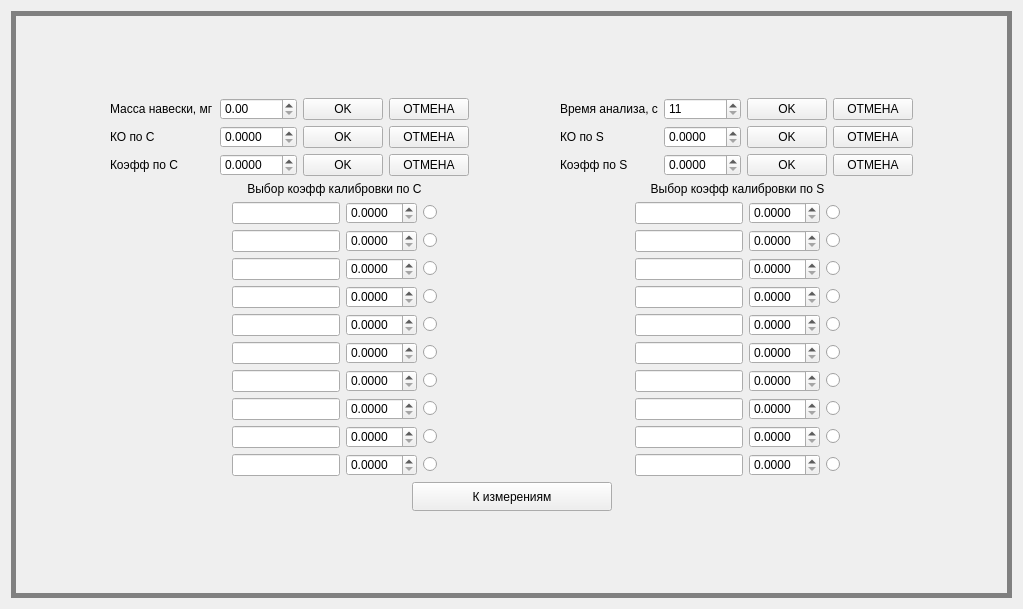
<?xml version="1.0" encoding="UTF-8"?>
<ui version="4.0">
 <class>MainWindow</class>
 <widget class="QWidget" name="MainWindow">
  <property name="geometry">
   <rect>
    <x>0</x>
    <y>0</y>
    <width>1023</width>
    <height>609</height>
   </rect>
  </property>
  <property name="minimumSize">
   <size>
    <width>0</width>
    <height>0</height>
   </size>
  </property>
  <property name="maximumSize">
   <size>
    <width>1500</width>
    <height>654</height>
   </size>
  </property>
  <property name="windowTitle">
   <string>MainWindow</string>
  </property>
  <property name="styleSheet">
   <string notr="true">font: 16pt &quot;MS Shell Dlg 2&quot;;</string>
  </property>
  <layout class="QGridLayout" name="gridLayout_8">
   <item row="0" column="0">
    <layout class="QGridLayout" name="gridLayout_6">
     <item row="0" column="0">
      <widget class="QFrame" name="frame">
       <property name="styleSheet">
        <string notr="true">#frame { border: 5px solid gray; }</string>
       </property>
       <property name="frameShape">
        <enum>QFrame::Box</enum>
       </property>
       <property name="frameShadow">
        <enum>QFrame::Plain</enum>
       </property>
       <property name="lineWidth">
        <number>5</number>
       </property>
       <layout class="QGridLayout" name="gridLayout_7">
        <item row="0" column="0">
         <layout class="QGridLayout" name="gridLayout_5">
          <item row="0" column="0" colspan="2">
           <layout class="QHBoxLayout" name="horizontalLayout_3">
            <item>
             <spacer name="horizontalSpacer_7">
              <property name="orientation">
               <enum>Qt::Horizontal</enum>
              </property>
              <property name="sizeHint" stdset="0">
               <size>
                <width>13</width>
                <height>20</height>
               </size>
              </property>
             </spacer>
            </item>
            <item>
             <layout class="QGridLayout" name="gridLayout_2">
              <item row="0" column="0">
               <widget class="QLabel" name="label">
                <property name="text">
                 <string>Масса навески, мг</string>
                </property>
               </widget>
              </item>
              <item row="0" column="2">
               <widget class="QPushButton" name="mass_save_btn">
                <property name="text">
                 <string>OK</string>
                </property>
               </widget>
              </item>
              <item row="0" column="3">
               <widget class="QPushButton" name="mass_cancel_btn">
                <property name="text">
                 <string>ОТМЕНА</string>
                </property>
               </widget>
              </item>
              <item row="1" column="0">
               <widget class="QLabel" name="label_3">
                <property name="text">
                 <string>КО по С</string>
                </property>
               </widget>
              </item>
              <item row="1" column="1">
               <widget class="QDoubleSpinBox" name="control_exp_C_sb">
                <property name="decimals">
                 <number>4</number>
                </property>
                <property name="maximum">
                 <double>999.990000000000009</double>
                </property>
                <property name="singleStep">
                 <double>0.000100000000000</double>
                </property>
               </widget>
              </item>
              <item row="1" column="2">
               <widget class="QPushButton" name="control_exp_C_save_btn">
                <property name="text">
                 <string>OK</string>
                </property>
               </widget>
              </item>
              <item row="1" column="3">
               <widget class="QPushButton" name="control_exp_C_cancel_btn">
                <property name="text">
                 <string>ОТМЕНА</string>
                </property>
               </widget>
              </item>
              <item row="2" column="0">
               <widget class="QLabel" name="label_5">
                <property name="text">
                 <string>Коэфф по С</string>
                </property>
               </widget>
              </item>
              <item row="2" column="1">
               <widget class="QDoubleSpinBox" name="koeff_C_sb">
                <property name="decimals">
                 <number>4</number>
                </property>
                <property name="singleStep">
                 <double>0.000100000000000</double>
                </property>
               </widget>
              </item>
              <item row="2" column="2">
               <widget class="QPushButton" name="koeff_C_save_btn">
                <property name="text">
                 <string>OK</string>
                </property>
               </widget>
              </item>
              <item row="2" column="3">
               <widget class="QPushButton" name="koeff_C_cancel_btn">
                <property name="text">
                 <string>ОТМЕНА</string>
                </property>
               </widget>
              </item>
              <item row="0" column="1">
               <widget class="QDoubleSpinBox" name="mass_sb">
                <property name="decimals">
                 <number>2</number>
                </property>
                <property name="maximum">
                 <double>9999.989999999999782</double>
                </property>
                <property name="singleStep">
                 <double>0.000100000000000</double>
                </property>
               </widget>
              </item>
             </layout>
            </item>
            <item>
             <spacer name="horizontalSpacer_5">
              <property name="orientation">
               <enum>Qt::Horizontal</enum>
              </property>
              <property name="sizeHint" stdset="0">
               <size>
                <width>27</width>
                <height>20</height>
               </size>
              </property>
             </spacer>
            </item>
            <item>
             <layout class="QGridLayout" name="gridLayout_3">
              <item row="0" column="0">
               <widget class="QLabel" name="label_2">
                <property name="text">
                 <string>Время анализа, c</string>
                </property>
               </widget>
              </item>
              <item row="0" column="1">
               <widget class="QSpinBox" name="time_sb">
                <property name="minimum">
                 <number>11</number>
                </property>
                <property name="maximum">
                 <number>9999</number>
                </property>
               </widget>
              </item>
              <item row="0" column="2">
               <widget class="QPushButton" name="time_save_btn">
                <property name="text">
                 <string>OK</string>
                </property>
               </widget>
              </item>
              <item row="0" column="3">
               <widget class="QPushButton" name="time_cancel_btn">
                <property name="text">
                 <string>ОТМЕНА</string>
                </property>
               </widget>
              </item>
              <item row="1" column="0">
               <widget class="QLabel" name="label_4">
                <property name="text">
                 <string>КО по S</string>
                </property>
               </widget>
              </item>
              <item row="1" column="1">
               <widget class="QDoubleSpinBox" name="control_exp_S_sb">
                <property name="decimals">
                 <number>4</number>
                </property>
                <property name="maximum">
                 <double>999.990000000000009</double>
                </property>
                <property name="singleStep">
                 <double>0.000100000000000</double>
                </property>
               </widget>
              </item>
              <item row="1" column="2">
               <widget class="QPushButton" name="control_exp_S_save_btn">
                <property name="text">
                 <string>OK</string>
                </property>
               </widget>
              </item>
              <item row="1" column="3">
               <widget class="QPushButton" name="control_exp_S_cancel_btn">
                <property name="text">
                 <string>ОТМЕНА</string>
                </property>
               </widget>
              </item>
              <item row="2" column="0">
               <widget class="QLabel" name="label_6">
                <property name="text">
                 <string>Коэфф по S</string>
                </property>
               </widget>
              </item>
              <item row="2" column="1">
               <widget class="QDoubleSpinBox" name="koeff_S_sb">
                <property name="decimals">
                 <number>4</number>
                </property>
                <property name="singleStep">
                 <double>0.010000000000000</double>
                </property>
               </widget>
              </item>
              <item row="2" column="2">
               <widget class="QPushButton" name="koeff_S_save_btn">
                <property name="text">
                 <string>OK</string>
                </property>
               </widget>
              </item>
              <item row="2" column="3">
               <widget class="QPushButton" name="koeff_S_cancel_btn">
                <property name="text">
                 <string>ОТМЕНА</string>
                </property>
               </widget>
              </item>
             </layout>
            </item>
            <item>
             <spacer name="horizontalSpacer_6">
              <property name="orientation">
               <enum>Qt::Horizontal</enum>
              </property>
              <property name="sizeHint" stdset="0">
               <size>
                <width>17</width>
                <height>20</height>
               </size>
              </property>
             </spacer>
            </item>
           </layout>
          </item>
          <item row="1" column="0">
           <layout class="QHBoxLayout" name="horizontalLayout">
            <item>
             <spacer name="horizontalSpacer_3">
              <property name="orientation">
               <enum>Qt::Horizontal</enum>
              </property>
              <property name="sizeHint" stdset="0">
               <size>
                <width>207</width>
                <height>20</height>
               </size>
              </property>
             </spacer>
            </item>
            <item>
             <layout class="QVBoxLayout" name="verticalLayout">
              <item>
               <widget class="QLabel" name="label_7">
                <property name="maximumSize">
                 <size>
                  <width>16777215</width>
                  <height>100</height>
                 </size>
                </property>
                <property name="text">
                 <string>Выбор коэфф калибровки по C</string>
                </property>
                <property name="alignment">
                 <set>Qt::AlignCenter</set>
                </property>
               </widget>
              </item>
              <item>
               <layout class="QGridLayout" name="gridLayout">
                <item row="0" column="0">
                 <widget class="QLineEdit" name="lineEdit_1"/>
                </item>
                <item row="0" column="1">
                 <widget class="QDoubleSpinBox" name="doubleSpinBox_1">
                  <property name="decimals">
                   <number>4</number>
                  </property>
                 </widget>
                </item>
                <item row="0" column="2">
                 <widget class="QRadioButton" name="radioButton_1">
                  <property name="text">
                   <string/>
                  </property>
                  <attribute name="buttonGroup">
                   <string notr="true">buttonGroup</string>
                  </attribute>
                 </widget>
                </item>
                <item row="1" column="0">
                 <widget class="QLineEdit" name="lineEdit_2"/>
                </item>
                <item row="1" column="1">
                 <widget class="QDoubleSpinBox" name="doubleSpinBox_2">
                  <property name="decimals">
                   <number>4</number>
                  </property>
                 </widget>
                </item>
                <item row="1" column="2">
                 <widget class="QRadioButton" name="radioButton_2">
                  <property name="text">
                   <string/>
                  </property>
                  <attribute name="buttonGroup">
                   <string notr="true">buttonGroup</string>
                  </attribute>
                 </widget>
                </item>
                <item row="2" column="0">
                 <widget class="QLineEdit" name="lineEdit_3"/>
                </item>
                <item row="2" column="1">
                 <widget class="QDoubleSpinBox" name="doubleSpinBox_3">
                  <property name="decimals">
                   <number>4</number>
                  </property>
                 </widget>
                </item>
                <item row="2" column="2">
                 <widget class="QRadioButton" name="radioButton_3">
                  <property name="text">
                   <string/>
                  </property>
                  <attribute name="buttonGroup">
                   <string notr="true">buttonGroup</string>
                  </attribute>
                 </widget>
                </item>
                <item row="3" column="0">
                 <widget class="QLineEdit" name="lineEdit_4"/>
                </item>
                <item row="3" column="1">
                 <widget class="QDoubleSpinBox" name="doubleSpinBox_4">
                  <property name="decimals">
                   <number>4</number>
                  </property>
                 </widget>
                </item>
                <item row="3" column="2">
                 <widget class="QRadioButton" name="radioButton_4">
                  <property name="text">
                   <string/>
                  </property>
                  <attribute name="buttonGroup">
                   <string notr="true">buttonGroup</string>
                  </attribute>
                 </widget>
                </item>
                <item row="4" column="0">
                 <widget class="QLineEdit" name="lineEdit_5"/>
                </item>
                <item row="4" column="1">
                 <widget class="QDoubleSpinBox" name="doubleSpinBox_5">
                  <property name="decimals">
                   <number>4</number>
                  </property>
                 </widget>
                </item>
                <item row="4" column="2">
                 <widget class="QRadioButton" name="radioButton_5">
                  <property name="text">
                   <string/>
                  </property>
                  <attribute name="buttonGroup">
                   <string notr="true">buttonGroup</string>
                  </attribute>
                 </widget>
                </item>
                <item row="5" column="0">
                 <widget class="QLineEdit" name="lineEdit_6"/>
                </item>
                <item row="5" column="1">
                 <widget class="QDoubleSpinBox" name="doubleSpinBox_6">
                  <property name="decimals">
                   <number>4</number>
                  </property>
                 </widget>
                </item>
                <item row="5" column="2">
                 <widget class="QRadioButton" name="radioButton_6">
                  <property name="text">
                   <string/>
                  </property>
                  <attribute name="buttonGroup">
                   <string notr="true">buttonGroup</string>
                  </attribute>
                 </widget>
                </item>
                <item row="6" column="0">
                 <widget class="QLineEdit" name="lineEdit_7"/>
                </item>
                <item row="6" column="1">
                 <widget class="QDoubleSpinBox" name="doubleSpinBox_7">
                  <property name="decimals">
                   <number>4</number>
                  </property>
                 </widget>
                </item>
                <item row="6" column="2">
                 <widget class="QRadioButton" name="radioButton_7">
                  <property name="text">
                   <string/>
                  </property>
                  <attribute name="buttonGroup">
                   <string notr="true">buttonGroup</string>
                  </attribute>
                 </widget>
                </item>
                <item row="7" column="0">
                 <widget class="QLineEdit" name="lineEdit_8"/>
                </item>
                <item row="7" column="1">
                 <widget class="QDoubleSpinBox" name="doubleSpinBox_8">
                  <property name="decimals">
                   <number>4</number>
                  </property>
                 </widget>
                </item>
                <item row="7" column="2">
                 <widget class="QRadioButton" name="radioButton_8">
                  <property name="text">
                   <string/>
                  </property>
                  <attribute name="buttonGroup">
                   <string notr="true">buttonGroup</string>
                  </attribute>
                 </widget>
                </item>
                <item row="8" column="0">
                 <widget class="QLineEdit" name="lineEdit_9"/>
                </item>
                <item row="8" column="1">
                 <widget class="QDoubleSpinBox" name="doubleSpinBox_9">
                  <property name="decimals">
                   <number>4</number>
                  </property>
                 </widget>
                </item>
                <item row="8" column="2">
                 <widget class="QRadioButton" name="radioButton_9">
                  <property name="text">
                   <string/>
                  </property>
                  <attribute name="buttonGroup">
                   <string notr="true">buttonGroup</string>
                  </attribute>
                 </widget>
                </item>
                <item row="9" column="0">
                 <widget class="QLineEdit" name="lineEdit_10"/>
                </item>
                <item row="9" column="1">
                 <widget class="QDoubleSpinBox" name="doubleSpinBox_10">
                  <property name="decimals">
                   <number>4</number>
                  </property>
                 </widget>
                </item>
                <item row="9" column="2">
                 <widget class="QRadioButton" name="radioButton_10">
                  <property name="text">
                   <string/>
                  </property>
                  <attribute name="buttonGroup">
                   <string notr="true">buttonGroup</string>
                  </attribute>
                 </widget>
                </item>
               </layout>
              </item>
             </layout>
            </item>
            <item>
             <spacer name="horizontalSpacer_9">
              <property name="orientation">
               <enum>Qt::Horizontal</enum>
              </property>
              <property name="sizeHint" stdset="0">
               <size>
                <width>40</width>
                <height>20</height>
               </size>
              </property>
             </spacer>
            </item>
           </layout>
          </item>
          <item row="1" column="1">
           <layout class="QHBoxLayout" name="horizontalLayout_4">
            <item>
             <spacer name="horizontalSpacer_8">
              <property name="orientation">
               <enum>Qt::Horizontal</enum>
              </property>
              <property name="sizeHint" stdset="0">
               <size>
                <width>40</width>
                <height>20</height>
               </size>
              </property>
             </spacer>
            </item>
            <item>
             <layout class="QVBoxLayout" name="verticalLayout_2">
              <item>
               <widget class="QLabel" name="label_8">
                <property name="maximumSize">
                 <size>
                  <width>16777215</width>
                  <height>50</height>
                 </size>
                </property>
                <property name="text">
                 <string>Выбор коэфф калибровки по S</string>
                </property>
                <property name="alignment">
                 <set>Qt::AlignCenter</set>
                </property>
               </widget>
              </item>
              <item>
               <layout class="QGridLayout" name="gridLayout_4">
                <item row="0" column="0">
                 <widget class="QLineEdit" name="lineEdit_11"/>
                </item>
                <item row="0" column="1">
                 <widget class="QDoubleSpinBox" name="doubleSpinBox_11">
                  <property name="decimals">
                   <number>4</number>
                  </property>
                 </widget>
                </item>
                <item row="0" column="2">
                 <widget class="QRadioButton" name="radioButton_11">
                  <property name="text">
                   <string/>
                  </property>
                  <attribute name="buttonGroup">
                   <string notr="true">buttonGroup_2</string>
                  </attribute>
                 </widget>
                </item>
                <item row="1" column="0">
                 <widget class="QLineEdit" name="lineEdit_12"/>
                </item>
                <item row="1" column="1">
                 <widget class="QDoubleSpinBox" name="doubleSpinBox_12">
                  <property name="decimals">
                   <number>4</number>
                  </property>
                 </widget>
                </item>
                <item row="1" column="2">
                 <widget class="QRadioButton" name="radioButton_12">
                  <property name="text">
                   <string/>
                  </property>
                  <attribute name="buttonGroup">
                   <string notr="true">buttonGroup_2</string>
                  </attribute>
                 </widget>
                </item>
                <item row="2" column="0">
                 <widget class="QLineEdit" name="lineEdit_13"/>
                </item>
                <item row="2" column="1">
                 <widget class="QDoubleSpinBox" name="doubleSpinBox_13">
                  <property name="decimals">
                   <number>4</number>
                  </property>
                 </widget>
                </item>
                <item row="2" column="2">
                 <widget class="QRadioButton" name="radioButton_13">
                  <property name="text">
                   <string/>
                  </property>
                  <attribute name="buttonGroup">
                   <string notr="true">buttonGroup_2</string>
                  </attribute>
                 </widget>
                </item>
                <item row="3" column="0">
                 <widget class="QLineEdit" name="lineEdit_14"/>
                </item>
                <item row="3" column="1">
                 <widget class="QDoubleSpinBox" name="doubleSpinBox_14">
                  <property name="decimals">
                   <number>4</number>
                  </property>
                 </widget>
                </item>
                <item row="3" column="2">
                 <widget class="QRadioButton" name="radioButton_14">
                  <property name="text">
                   <string/>
                  </property>
                  <attribute name="buttonGroup">
                   <string notr="true">buttonGroup_2</string>
                  </attribute>
                 </widget>
                </item>
                <item row="4" column="0">
                 <widget class="QLineEdit" name="lineEdit_15"/>
                </item>
                <item row="4" column="1">
                 <widget class="QDoubleSpinBox" name="doubleSpinBox_15">
                  <property name="decimals">
                   <number>4</number>
                  </property>
                 </widget>
                </item>
                <item row="4" column="2">
                 <widget class="QRadioButton" name="radioButton_15">
                  <property name="text">
                   <string/>
                  </property>
                  <attribute name="buttonGroup">
                   <string notr="true">buttonGroup_2</string>
                  </attribute>
                 </widget>
                </item>
                <item row="5" column="0">
                 <widget class="QLineEdit" name="lineEdit_16"/>
                </item>
                <item row="5" column="1">
                 <widget class="QDoubleSpinBox" name="doubleSpinBox_16">
                  <property name="decimals">
                   <number>4</number>
                  </property>
                 </widget>
                </item>
                <item row="5" column="2">
                 <widget class="QRadioButton" name="radioButton_16">
                  <property name="text">
                   <string/>
                  </property>
                  <attribute name="buttonGroup">
                   <string notr="true">buttonGroup_2</string>
                  </attribute>
                 </widget>
                </item>
                <item row="6" column="0">
                 <widget class="QLineEdit" name="lineEdit_17"/>
                </item>
                <item row="6" column="1">
                 <widget class="QDoubleSpinBox" name="doubleSpinBox_17">
                  <property name="decimals">
                   <number>4</number>
                  </property>
                 </widget>
                </item>
                <item row="6" column="2">
                 <widget class="QRadioButton" name="radioButton_17">
                  <property name="text">
                   <string/>
                  </property>
                  <attribute name="buttonGroup">
                   <string notr="true">buttonGroup_2</string>
                  </attribute>
                 </widget>
                </item>
                <item row="7" column="0">
                 <widget class="QLineEdit" name="lineEdit_18"/>
                </item>
                <item row="7" column="1">
                 <widget class="QDoubleSpinBox" name="doubleSpinBox_18">
                  <property name="decimals">
                   <number>4</number>
                  </property>
                 </widget>
                </item>
                <item row="7" column="2">
                 <widget class="QRadioButton" name="radioButton_18">
                  <property name="text">
                   <string/>
                  </property>
                  <attribute name="buttonGroup">
                   <string notr="true">buttonGroup_2</string>
                  </attribute>
                 </widget>
                </item>
                <item row="8" column="0">
                 <widget class="QLineEdit" name="lineEdit_19"/>
                </item>
                <item row="8" column="1">
                 <widget class="QDoubleSpinBox" name="doubleSpinBox_19">
                  <property name="decimals">
                   <number>4</number>
                  </property>
                 </widget>
                </item>
                <item row="8" column="2">
                 <widget class="QRadioButton" name="radioButton_19">
                  <property name="text">
                   <string/>
                  </property>
                  <attribute name="buttonGroup">
                   <string notr="true">buttonGroup_2</string>
                  </attribute>
                 </widget>
                </item>
                <item row="9" column="0">
                 <widget class="QLineEdit" name="lineEdit_20"/>
                </item>
                <item row="9" column="1">
                 <widget class="QDoubleSpinBox" name="doubleSpinBox_20">
                  <property name="decimals">
                   <number>4</number>
                  </property>
                 </widget>
                </item>
                <item row="9" column="2">
                 <widget class="QRadioButton" name="radioButton_20">
                  <property name="text">
                   <string/>
                  </property>
                  <attribute name="buttonGroup">
                   <string notr="true">buttonGroup_2</string>
                  </attribute>
                 </widget>
                </item>
               </layout>
              </item>
             </layout>
            </item>
            <item>
             <spacer name="horizontalSpacer_4">
              <property name="orientation">
               <enum>Qt::Horizontal</enum>
              </property>
              <property name="sizeHint" stdset="0">
               <size>
                <width>158</width>
                <height>20</height>
               </size>
              </property>
             </spacer>
            </item>
           </layout>
          </item>
          <item row="2" column="0" colspan="2">
           <layout class="QHBoxLayout" name="horizontalLayout_2">
            <item>
             <spacer name="horizontalSpacer">
              <property name="orientation">
               <enum>Qt::Horizontal</enum>
              </property>
              <property name="sizeHint" stdset="0">
               <size>
                <width>40</width>
                <height>20</height>
               </size>
              </property>
             </spacer>
            </item>
            <item>
             <widget class="QPushButton" name="back_btn">
              <property name="minimumSize">
               <size>
                <width>200</width>
                <height>29</height>
               </size>
              </property>
              <property name="text">
               <string>К измерениям</string>
              </property>
             </widget>
            </item>
            <item>
             <spacer name="horizontalSpacer_2">
              <property name="orientation">
               <enum>Qt::Horizontal</enum>
              </property>
              <property name="sizeHint" stdset="0">
               <size>
                <width>40</width>
                <height>20</height>
               </size>
              </property>
             </spacer>
            </item>
           </layout>
          </item>
         </layout>
        </item>
       </layout>
      </widget>
     </item>
    </layout>
   </item>
  </layout>
 </widget>
 <resources/>
 <connections/>
 <buttongroups>
  <buttongroup name="buttonGroup_2"/>
  <buttongroup name="buttonGroup"/>
 </buttongroups>
</ui>
